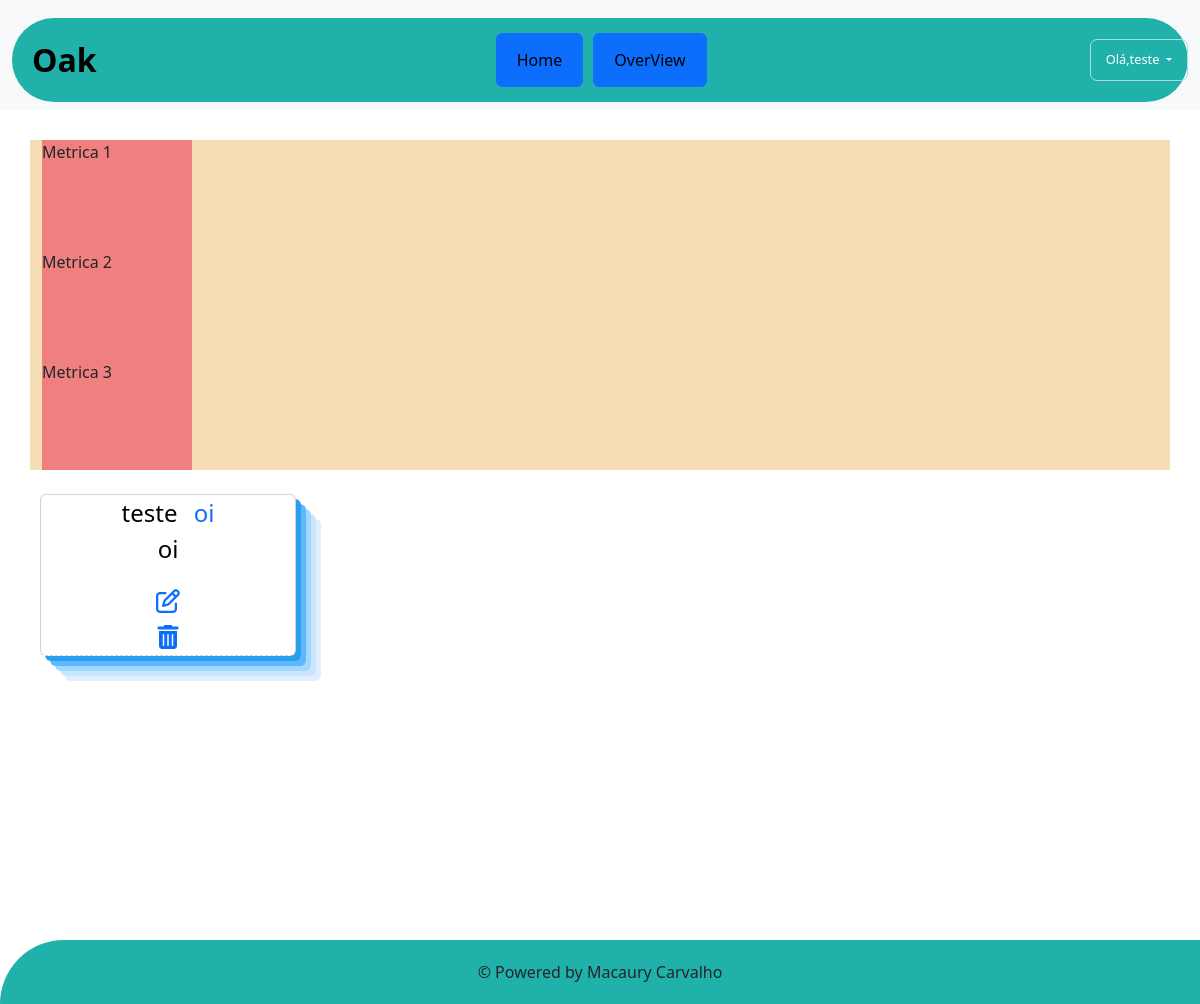
/overview/ (signed in), run on an earlier commit of the app's database.
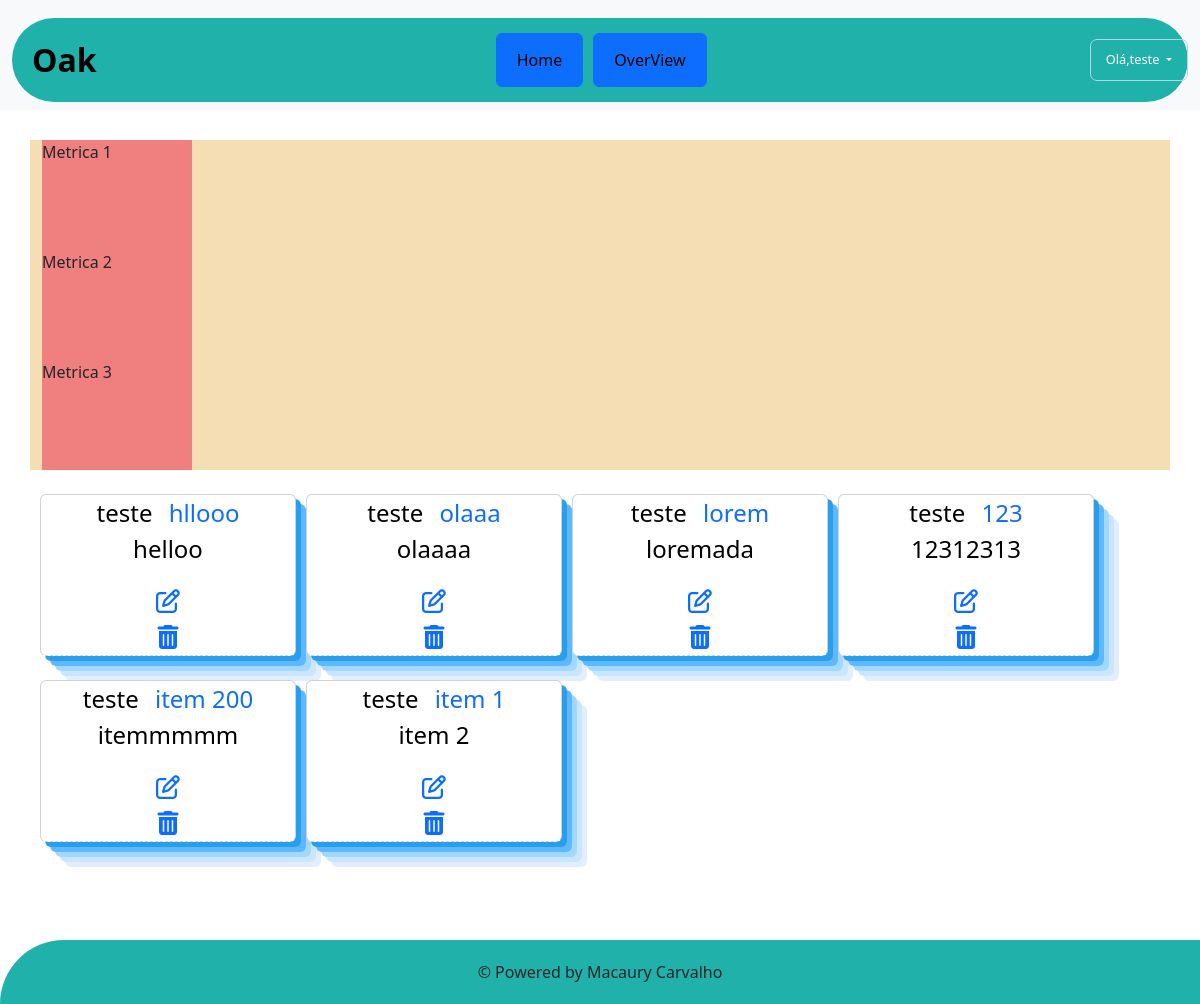
And on a later commit of the database.
### tarefas/models.py (models this page shows, shortened)
class Tarefas(models.Model):
    titulo = models.CharField(max_length=254)
    descricao = models.TextField()
    usuario = models.ForeignKey(get_user_model(),on_delete=models.CASCADE)
    created_at = models.DateTimeField(auto_now_add=True)
    update_at = models.DateTimeField(auto_now=True)

### tarefas/views.py (the view)
# urls.py: path('overview/',views.overlist,name='overlist'),
@login_required
def overlist(request):
    tarefas_list = Tarefas.objects.all().order_by('-created_at')
    search = request.GET.get('search')
    if search:
        tarefas = Tarefas.objects.filter(titulo__icontains=search, usuario=request.user)
        return render(request,'tarefas/overview.html',{'tarefas':tarefas})
    else:
        return render(request,'tarefas/overview.html',{'tarefas':tarefas_list})

### templates/tarefas/overview.html (shortened to what this page needs)
{% extends 'base.html' %}
{% block content %}
<div class="container container-over">
  <div class="row row-col-4">
    <div class="metricas ">
      <div class="col-md-4 card-metrics item_1">Metrica 1</div>
      <div class="col-md-4 card-metrics item_2">Metrica 2</div>
      <div class="col-md-4 card-metrics item_3">Metrica 3</div>
    </div>
    {% for Tarefa in tarefas %}
    <div class="card card-over item text-center " style="width: 16rem;">
      <div class="col ">
        <span class="tag">{{user.username}}</span>
        <span class="titulo-item"><a class="link" href="/tarefa/{{Tarefa.id}}">{{Tarefa.titulo}}</a></span>
      </div>
      <div class="col" class="descricao">
        <span ><p  href="/overview/tarefa/{{Tarefa.id}}" text-overflow:ellipsis;>{{Tarefa.descricao}}</a></span>
      </div>
      <div class="row-btn">
        <div class="edit-btn">
          <a href="/overview/editar/{{Tarefa.id}} "><span><i class="fa fa-edit"></i></span>
          </div>
        <div class="trash-btn">
          <a href="/overview/delete/{{Tarefa.id}}" class="delete-btn"><span><i class="fa fa-trash"></i></span>
        </div>
      </div>
    </div>
    {% endfor %}
  </div>
</div>
{% endblock %}

### templates/base.html (shortened to what this page needs)
{% load static %}
<!DOCTYPE html>
<html lang="pt-br">
<head>
    <link href="https://cdn.jsdelivr.net/npm/bootstrap@5.3.7/dist/css/bootstrap.min.css" rel="stylesheet"
>
    <link rel="stylesheet" href="https://cdnjs.cloudflare.com/ajax/libs/font-awesome/6.5.2/css/all.min.css"
 />
    <link rel="stylesheet" href="{% static '/css/style.css' %}">
</head>
<body>
    <nav class="navbar navbar-expand-lg bg-body-tertiary">
        <div class="container-fluid justify-content-center">
            <div id="brand">
                <a class="navbar-brand" href="/">Oak</a>
            </div>
            {% if user.is_authenticated %}
            <div class=" navbar-collapse" id="navbarNav">
                <ul class=" navbar-nav ">
                    <li class="nav-item ">
                        <button class="btn btn-primary home">
                            <a class="nav-link active" aria-current="page" href="/">Home</a>
                        </button>
                    </li>
                    <li class="nav-item">
                          <button class="btn btn-primary overview">
                              <a class="nav-link active" aria-current="page" href="/overview">OverView</a>
                            </button>
                    </li>
                </ul>
            </div>
            <div class="nav-item dropdown user-div">
                <a class="nav-link dropdown-toggle" href="#" role="button" data-bs-toggle="dropdown"
                    aria-expanded="false">
                    Olá,{{user.username}}
                </a>
            </div>
            {% endif %}
        </div>
    </nav>
    <main>
        {% block content %}
        {% endblock %}
    </main>
    <footer id="footer-bottom" class="py-3  mt-auto ">
        <div class="text-center">
            <p class="mb-0">&copy; Powered by Macaury Carvalho</p>
        </div>
    </footer>
</body>
</html>

### tarefas/static/css/style.css (style rules this page uses)
body { margin: 0 !important; padding: 0 !important; }
a { text-decoration: none !important; }
main { min-height: 80vh; }
.navbar-brand { margin-left: 20px; }
#navbarNav .nav-item { margin: 5px; }
.container-fluid { padding: 10px 0; margin: 10px auto auto auto !important; background-color: lightseagreen !important; border-radius: 100px !important ; width: 98%; }
.navbar-nav { margin: auto !important; }
.navbar-brand { font-weight: bold !important; font-size: 2em !important; }
#footer-bottom { background-color: lightseagreen !important; padding: 20px 0 !important; text-align: center; border-radius: 100px 0px 0px 0 !important ; }
.item { margin-left: 10px; border-bottom: 0.5px dashed lightgrey !important; height: 3em !important; font-size: 1.5em !important; margin-top: 1em !important; color: black !important; }
.titulo-item { margin-left: 10px; }
.card { max-width: 320px !important; }
.card { -webkit-box-shadow: 5px 5px 0px 0px #289FED, 10px 10px 0px 0px #5FB8FF, 15px 15px 0px 0px #A1D8FF, 20px 20px 0px 0px #CAE6FF, 25px 25px 0px 0px #E1EEFF, 5px 5px 15px 5px rgba(0,0,0,0); box-shadow: 5px 5px 0px 0px #289FED, 10px 10px 0px 0px #5FB8FF, 15px 15px 0px 0px #A1D8FF, 20px 20px 0px 0px #CAE6FF, 25px 25px 0px 0px #E1EEFF, 5px 5px 15px 5px rgba(0,0,0,0); }
.user-div { padding: 10px 15px; color:white !important; font-size: 0.8em; border: 1px solid lightblue; border-radius: 7px; }
.container { height: 100vh !important; margin-top: 30px; }
.card-over { height: fit-content !important; max-height: 300px; }
.metricas { width: 100% !important; background-color: wheat; min-width: 350px !important; }
.card-metrics { width: 150px ; height: 110px; background-color: lightcoral; }

What changed in the data, as far as the page shows it:
removed Tarefas: {{ user.username }} "teste", titulo "oi", descricao "oi"
added Tarefas: {{ user.username }} "teste", titulo "hllooo", descricao "helloo"
added Tarefas: {{ user.username }} "teste", titulo "olaaa", descricao "olaaaa"
added Tarefas: {{ user.username }} "teste", titulo "lorem", descricao "loremada"
added Tarefas: {{ user.username }} "teste", titulo "123", descricao "12312313"
added Tarefas: {{ user.username }} "teste", titulo "item 200", descricao "itemmmmm"
added Tarefas: {{ user.username }} "teste", titulo "item 1", descricao "item 2"
